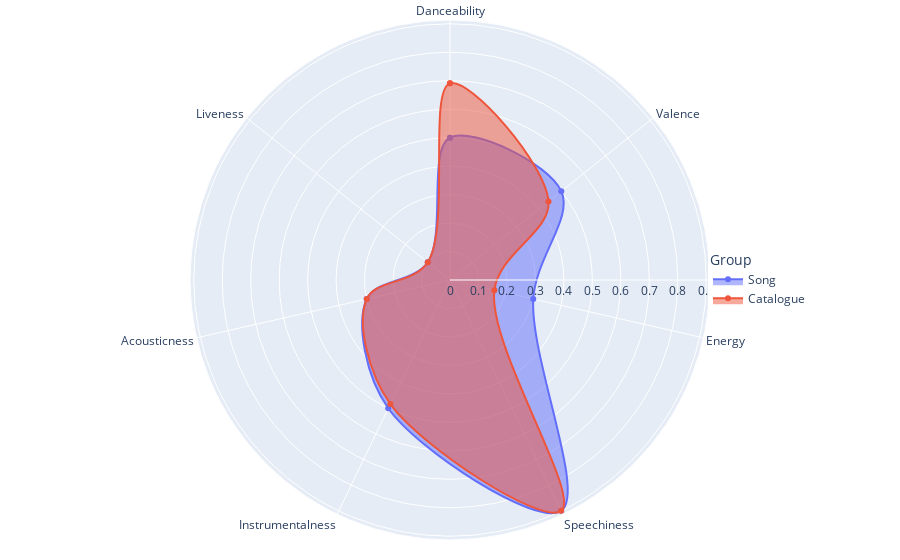

This figure's notebook cell:
### Markdown cell above
## Acoustic Radar

### Code cell
# create radar plot for song
radar = pd.DataFrame({
    "Rho": [valence, energy, danceability, acousticness, instrumentalness, speechiness,liveness]
    +[valence+np.random.uniform(low=-.5, high=.2, size=1)[0], energy+np.random.uniform(low=-.5, high=.5, size=1)[0], danceability+np.random.uniform(low=-.2, high=.2, size=1)[0], acousticness, instrumentalness+np.random.uniform(low=-.2, high=.2, size=1)[0], speechiness,liveness],
    "Theta": ["Danceability", "Valence", "Energy", "Speechiness", "Instrumentalness", "Acousticness", "Liveness"]*2,
    "Group": ["Song"]*7+["Catalogue"]*7
})

fig = px.line_polar(
    data_frame=radar,
    r="Rho",
    theta="Theta",
    #text="rho",
    line_close=True,
    markers=True,
    color="Group",
    line_shape="spline",

)
fig.update_traces(fill='toself', textposition="top center")
fig.update_layout(
    scene = dict(
        bgcolor="rgba(0,0,0,0)",
    ),
    margin=dict(l=20, r=20, t=20, b=20),
    legend=dict(
        #orientation="h",
        yanchor="middle",
        y=0.5,
        #xanchor="center",
        x=0.8,
        #tracegroupgap=10
    ),
    
)

fig.show()

### Figure 1 — Plotly figure (JSON) as saved in the notebook; plotly's stock layout.template omitted (floating-point values rounded to 4 significant figures)
{"data": [{"fill": "toself", "hovertemplate": "Group=Song<br>Rho=%{r}<br>Theta=%{theta}<extra></extra>", "legendgroup": "Song", "line": {"color": "#636efa", "dash": "solid", "shape": "spline"}, "marker": {"symbol": "circle"}, "mode": "markers+lines", "name": "Song", "r": [0.5, 0.5, 0.3, 0.9, 0.5, 0.3, 0.1, 0.5], "showlegend": true, "subplot": "polar", "textposition": "top center", "theta": ["Danceability", "Valence", "Energy", "Speechiness", "Instrumentalness", "Acousticness", "Liveness", "Danceability"], "type": "scatterpolar"}, {"fill": "toself", "hovertemplate": "Group=Catalogue<br>Rho=%{r}<br>Theta=%{theta}<extra></extra>", "legendgroup": "Catalogue", "line": {"color": "#EF553B", "dash": "solid", "shape": "spline"}, "marker": {"symbol": "circle"}, "mode": "markers+lines", "name": "Catalogue", "r": [0.6906, 0.4424, 0.1599, 0.9, 0.4832, 0.3, 0.1, 0.6906], "showlegend": true, "subplot": "polar", "textposition": "top center", "theta": ["Danceability", "Valence", "Energy", "Speechiness", "Instrumentalness", "Acousticness", "Liveness", "Danceability"], "type": "scatterpolar"}], "layout": {"legend": {"title": {"text": "Group"}, "tracegroupgap": 0, "x": 0.8, "y": 0.5, "yanchor": "middle"}, "margin": {"b": 20, "l": 20, "r": 20, "t": 20}, "polar": {"angularaxis": {"direction": "clockwise", "rotation": 90}, "domain": {"x": [0, 1], "y": [0, 1]}}, "scene": {"bgcolor": "rgba(0,0,0,0)"}}}
